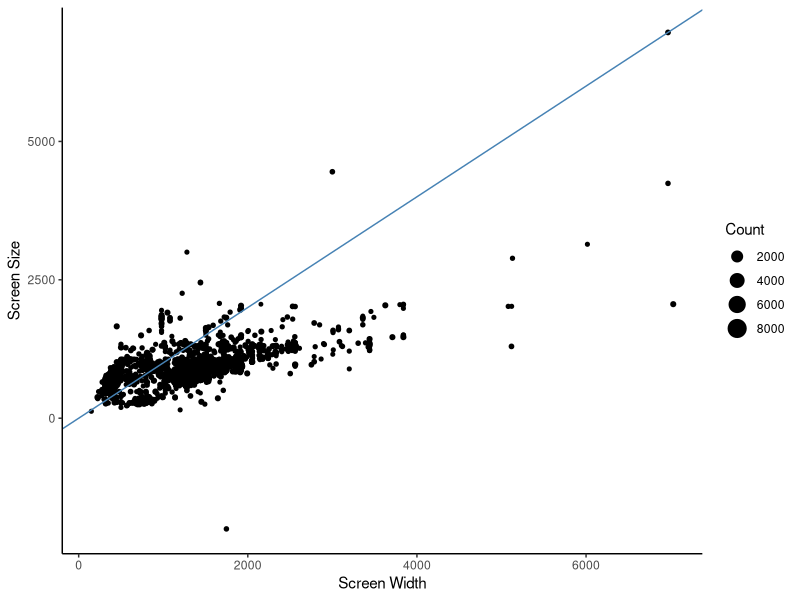
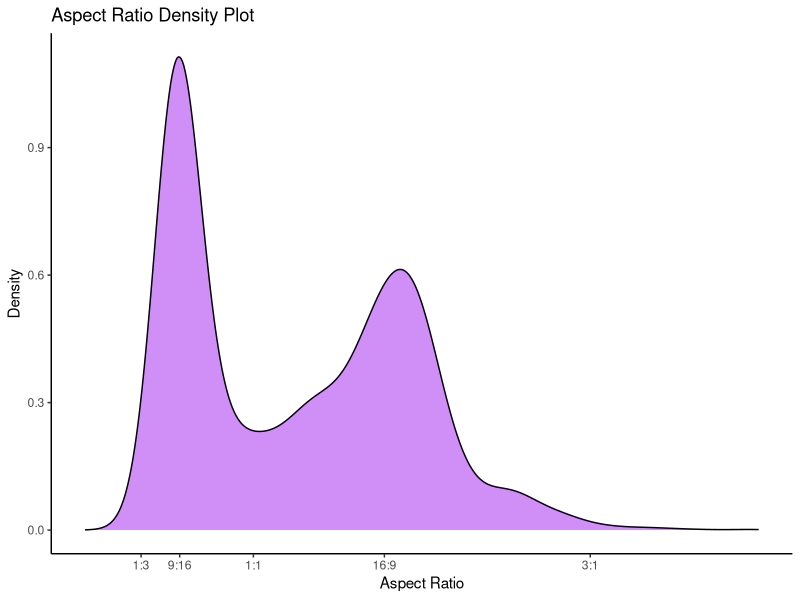

Here is the R script that generated these plots, in order:
## ---- chunk 1
#| echo: false
#| eval: true
#| message: false
library(tidyverse)
v <- read_csv(here::here("data/viewports.csv"))
glimpse(v)
## ---- chunk 2
ggplot(v, aes(
  x = Width,
  y = Height,
  size = Count
)) +
  geom_point() + 
  labs(x = "Screen Width",
       y = "Screen Size") + 
  geom_abline(intercept = 0, slope = 1, color = "steelblue") +
  theme_classic()
## ---- chunk 3
v <- v |>
  mutate(aspect_ratio = Width / Height)

glimpse(v)
## ---- chunk 4
ggplot(v,
       aes(x = aspect_ratio)) +
  geom_density(fill = "purple", alpha = 0.5) +
  scale_x_continuous(
    breaks = c(1/3, 9/16, 1, 16/9, 3),
    labels = c("1:3", "9:16", "1:1", "16:9", "3:1"),
    limits = c(0,4)
  ) +
  labs(title = "Aspect Ratio Density Plot",
       x = "Aspect Ratio",
       y = "Density") +
  theme_classic()
